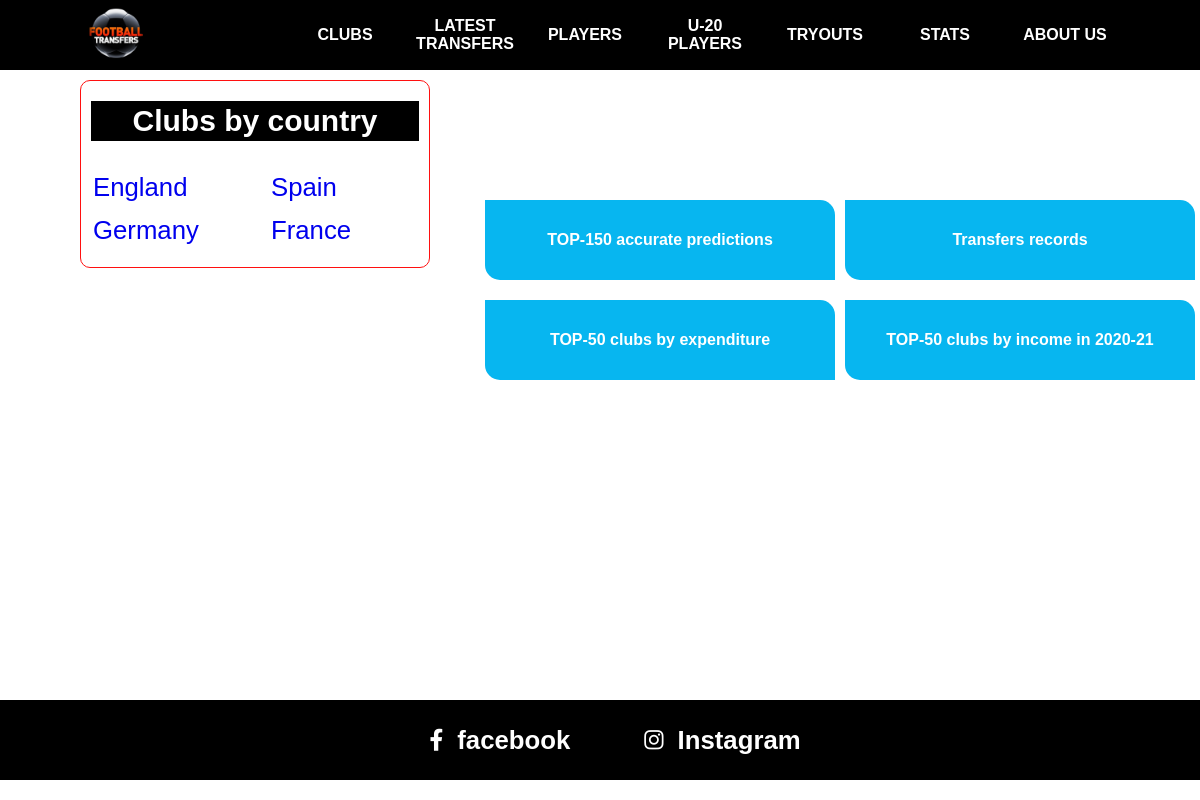
Page /statistics/ on the committed database.
### main/models.py (models this page shows, shortened)
class Country(models.Model):
    name = models.CharField(max_length=20, unique=True)

### main/views.py (the view)
# urls.py: path('statistics/', views.StatisticsView.as_view(), name='stats'),
class StatisticsView(View):
    def get(self, request):
        return render(request, 'stats.html')

### main/context_processors.py (called while the page is built)
def get_countries(request):
    countries = Country.objects.annotate(
        clubs_count=Count('club')
    ).filter(clubs_count__gt=0).order_by('-clubs_count')[:16]
    countries_left = []
    countries_right = []
    for i, country in enumerate(countries, start=1):
        if i % 2 == 1:
            countries_left.append(country)
        else:
            countries_right.append(country)
    context = {
        'cl': countries_left,
        'cr': countries_right,
    }
    return context

### templates/stats.html
{% extends 'base.html' %}
{% block content %}
    <div class="content">
        <div class="stats">
            <div>
                <a href="{% url '150-accurate-predictions' %}"> TOP-150 accurate predictions</a>
            </div>
            <div>
                <a href="./stats/transfer-records.html">Transfers records</a>
            </div>
            <div>
                <a href="{% url 'top-50-clubs-by-expenditure' %}"> TOP-50 clubs by expenditure </a>
            </div>
            <div>
                <a href="./stats/top-50-clubs-by-income-in-2021.html"> TOP-50 clubs by income in 2020-21 </a>
            </div>
        </div>
    </div>
{% endblock %}

### templates/base.html (shortened to what this page needs)
<!DOCTYPE html>
{% load static %}
<html>
<head>
    <link rel="stylesheet" type="text/css" media="screen" href="/static/css/main.css"/>
    <link
            rel="stylesheet"
            href="https://cdnjs.cloudflare.com/ajax/libs/font-awesome/6.1.1/css/all.min.css"
    />
</head>
<body>
<div class="container">
    <div class="navbar">
        <div class="icon">
            <a href="{% url 'home' %}">
                <img src="{% static 'img/12252568_173-removebg-preview.png' %}" alt=""/>
            </a>
        </div>
        <div class="links">
            <div><a href="{% url 'clubs' %}">CLUBS</a></div>
            <div><a href="{% url 'latest-transfers' %}">LATEST TRANSFERS</a></div>
            <div><a href="{% url 'players' %}">PLAYERS</a></div>
            <div><a href="{% url 'u-20' %}">U-20 PLAYERS</a></div>
            <div><a href="{% url 'tryouts' %}">TRYOUTS</a></div>
            <div><a href="{% url 'stats' %}">STATS</a></div>
            <div><a href="#">ABOUT US</a></div>
        </div>
    </div>
    <div class="country-clubs">
        <h2 id="title">Clubs by country</h2>
        <div class="country">
            <div>
                {% for country in cl %}
                    <h3><a href="{% url 'clubs' %}?country={{ country.name }}">{{ country.name }}</a> <br/></h3>
                {% endfor %}
            </div>
            <div>
                {% for country in cr %}
                    <h3><a href="{% url 'clubs' %}?country={{ country.name }}">{{ country.name }}</a> <br/></h3>
                {% endfor %}
            </div>
        </div>
    </div>
    {% block content %}
    {% endblock %}
    <div class="footer" style="margin-top: 200px;">
        <a href="https://www.facebook.com/topfootballtransfers/">
            <div>
                <i class="fa-brands fa-facebook-f"></i> &nbsp;
                <h3>facebook</h3>
            </div>
        </a>
        <a href="https://www.instagram.com/topfootballtransfers/">
            <div>
                <i class="fa-brands fa-instagram"></i> &nbsp;
                <h3>Instagram</h3>
            </div>
        </a>
    </div>
</div>
</body>
</html>

### static/css/main.css (style rules this page uses)
* { margin: 0; padding: 0; box-sizing: border-box; }
.container { width: 100% !important; display: inline-block; font-family: sans-serif; }
.container .navbar { width: 100%; background-color: black; display: flex; align-items: center; justify-content: space-around; position: fixed; z-index: 99; height: 70px !important; }
.container .navbar .icon { width: 100px; overflow: hidden; }
.container .navbar .icon img { width: 130%; margin-left: -14%; }
.container .navbar .links { z-index: 999; display: flex; }
.container .navbar .links div { width: 100px; text-align: center; display: flex; align-items: center; margin-right: 20px; }
.container .navbar .links div a { color: white; font-weight: 700; text-decoration: none; width: 100px !important; height: 45px; display: flex; align-items: center; justify-content: center; }
.country-clubs { width: 350px; border: 1px solid rgb(255, 16, 16); border-radius: 10px; position: fixed; top: 80px; left: 80px; padding: 10px 10px; padding-bottom: 10px; }
.country-clubs h2 { margin: 10px 0px; transition: all 0.3s ease; }
.country-clubs #title { font-size: 30px; background-color: black; color: white; text-align: center; line-height: 40px; }
.country-clubs .country { width: 100%; display: flex; flex-wrap: wrap; justify-content: space-between; font-size: 22px; margin-top: 20px; }
.country-clubs .country div { width: 150px; height: 100%; }
.country-clubs .country h3 { font-weight: 100 !important; margin: 10px 0px !important; width: 100%; padding: 2px 2px; transition: all 0.3s ease; }
.country-clubs .country h3 a { text-decoration: none; margin-top: 20px !important; }
.content { max-width: 800px; margin-left: 480px; margin-top: 200px; padding-bottom: 100px; }
.stats { width: 100%; display: flex; flex-wrap: wrap; justify-content: space-around; }
.stats div a { width: 350px; text-decoration: none; height: 80px; background-color: rgb(7, 182, 240); margin-bottom: 20px; transition: all 0.4s ease; border-radius: 0 15px; display: flex; align-items: center; justify-content: center; color: white; font-weight: bold; }
.footer { width: 100%; background-color: black; height: 80px; display: flex; align-items: center; justify-content: center; font-size: 22px; padding-left: 80px; }
.footer a { margin-right: 50px; color: white; text-decoration: none; word-spacing: 8px; padding: 4px 12px; border-radius: 5px; transition: all 0.3s ease; }
.footer a div { display: flex; align-items: center; }

### rows in the picture
Country: name "England"
Country: name "Germany"
Country: name "Spain"
Country: name "France"
